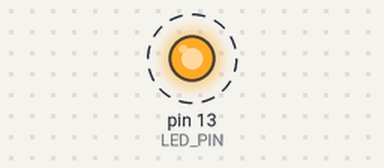
Simulated run of this sketch. Board: Arduino Uno, built with avr-gcc and run on an emulated ATmega328P. Shown: output pins drawn as LEDs (lit = HIGH). Dashed ring = blinking.

Above: at 0.5 s.
Timing chart, 0 to 4.6 s (numbered marks = the images above):
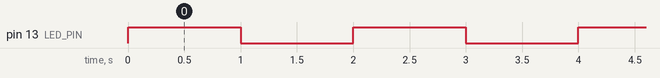

Measured:
- by itself, pin 13 (LED_PIN): alternates HIGH for 1.0 s and LOW for 1.0 s

The sketch:

blinking_an_led.ino
```cpp
#include "./devices.h"

int delayTime = 1000;

void blink() {
  digitalWrite(LED_PIN, HIGH);
  delay(delayTime);
  digitalWrite(LED_PIN, LOW);
  delay(delayTime);
}

void loop() {
  blink();
}

void setup() {
  pinMode(LED_PIN, OUTPUT);
}
```

devices.h
```cpp
const int LED_PIN = 13;
```
